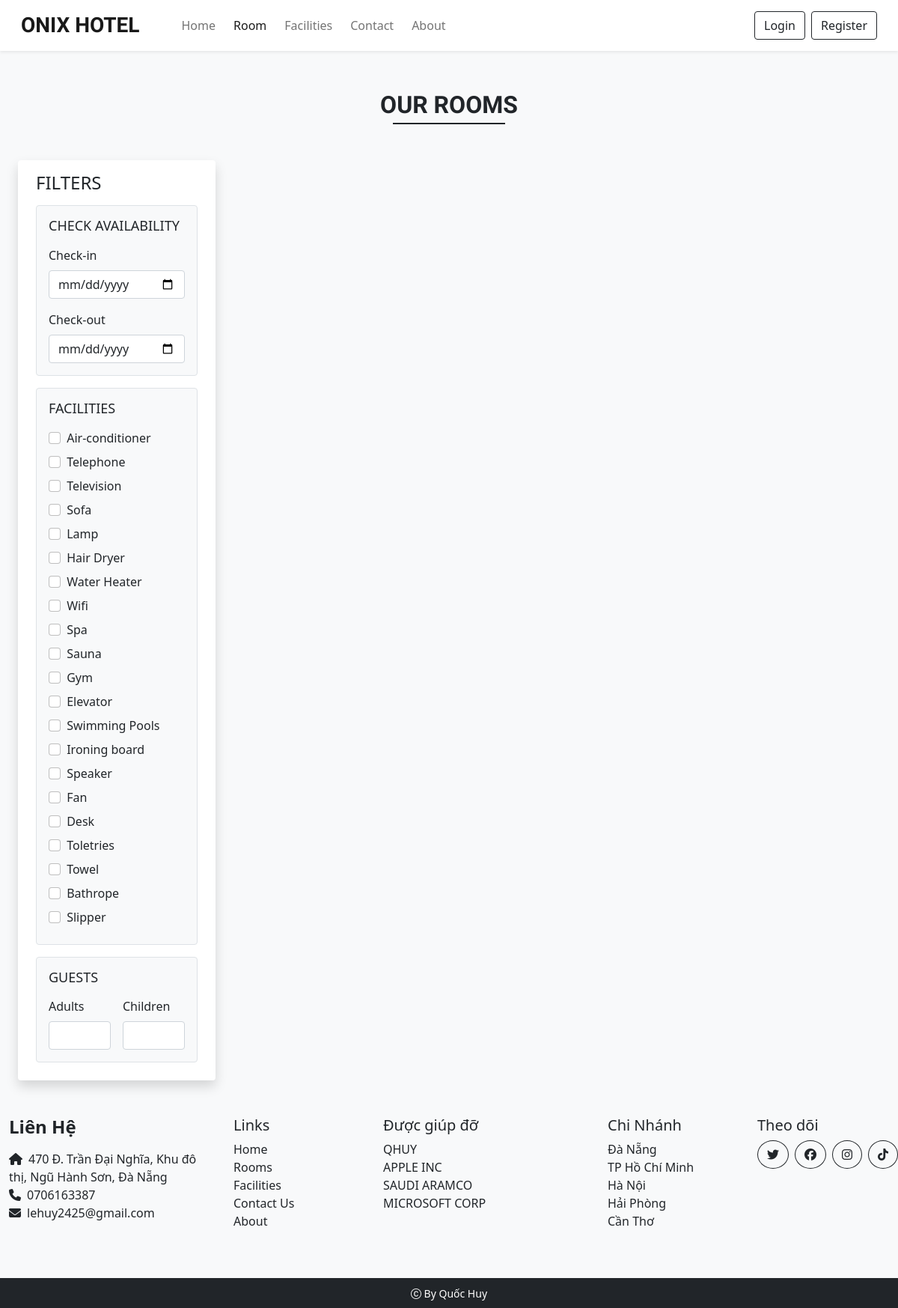
The page /rooms.php on the database its author committed.
### tables this page shows
CREATE TABLE `settings` (
  `no` int(11) NOT NULL,
  `site_title` varchar(255) NOT NULL,
  `site_about` varchar(255) NOT NULL,
  `shutdown` tinyint(1) NOT NULL
);

CREATE TABLE `facilities` (
  `id` int(11) NOT NULL,
  `icon` varchar(100) NOT NULL,
  `name` varchar(50) NOT NULL,
  `description` varchar(255) NOT NULL
);

### Admin/inc/dbconfig.php (called while the page is built, shortened)
<?php
        function selectAll($table){
            $conn = $GLOBALS['conn'];
            $sql = "SELECT * FROM $table";
            $result = mysqli_query($conn, $sql);
            return $result;
        }
        function select($sql, $values, $datatypes){
            $conn = $GLOBALS['conn'];
            if($stmt = mysqli_prepare($conn, $sql)){
                mysqli_stmt_bind_param($stmt, $datatypes,...$values);
                if(mysqli_stmt_execute($stmt)){
                    $result = mysqli_stmt_get_result($stmt);
                    return $result;
                }else{
                    mysqli_stmt_close($stmt);
                    die("Query cannot be executed - Select");
                }
            }else{
                die("Query cannot be prepared - Select");
            }
        }
?>

### rooms.php (the view, shortened to what this page needs)
<!DOCTYPE html>
<html lang="en">
<head>
    <?php
            require_once("inc/links.php");
    ?>
    <link rel="stylesheet" href="Css/common.css">
   </head>
<body class="bg-light">
    <?php include("inc/header.php");
        $checkin_default = "";
        $checkout_default = "";
        $adult_default = "";
        $children_default = "";
    ?>
    <div class="my-5 px-4">
        <div class="fw-bold h-font text-center">OUR ROOMS</div>
        <div class="h-line bg-dark"></div>
    </div>
    <div class="container-fluid">
        <div class="row">
            <div class="col-lg-3 col-md-12 mb-lg-0 mb-4 ps-4">
                <nav class="navbar navbar-expand-lg navbar-light bg-white rounded shadow">
                    <div class="container-fluid flex-lg-column align-items-stretch">
                        <h4 class="mt-2">FILTERS</h4>
                        <div class="collapse navbar-collapse flex-column align-items-stretch mt-2" id="filterDropdown">
                            <div class="border bg-light p-3 rounded mb-3">
                                <h5 class="d-flex align-items-center justify-content-between mb-3" style="font-size: 18px;">
                                    <span>CHECK AVAILABILITY</span>
                                </h5>
                                <label class="form-label">Check-in</label>
                                <input type="date" class="form-control shadow-none mb-3" value="<?php echo $checkin_default ?>"  id="checkin" onchange="chk_avail_filter()">
                                <label class="form-label">Check-out</label>
                                <input type="date" class="form-control shadow-none" value="<?php echo $checkout_default ?>" id="checkout" onchange="chk_avail_filter()">
                            </div>
                            <div class="border bg-light p-3 rounded mb-3">
                                <h5 class="d-flex align-items-center justify-content-between mb-3" style="font-size: 18px;">
                                    <span>FACILITIES</span>
                                </h5>
                                <?php
                                    $fac_q = selectAll('facilities');
                                    while($row = mysqli_fetch_assoc($fac_q)){
                                        echo<<<facilities
                                            <div class="mb-2">
                                                <input type="checkbox" onclick="fetch_rooms()" name='facilities' value='$row[id]' id='$row[id]' class="form-check-input shadow-none me-1">
                                                <label class="form-check-label" for="$row[id]">$row[name]</label>
                                            </div>
                                        facilities;
                                    }
                                ?>
                            </div>
                            <div class="border bg-light p-3 rounded mb-3">
                                <h5 class="d-flex align-items-center justify-content-between mb-3" style="font-size: 18px;">
                                    <span>GUESTS</span>
                                </h5>
                                <div class="d-flex">
                                    <div class="me-3">
                                        <label class="form-label">Adults</label>
                                        <input type="number" min="1" id="adults" value="<?php echo $adult_default ?>" oninput="guests_filter()" class="form-control shadow-none">
                                    </div>
                                    <div>
                                        <label class="form-label">Children</label>
                                        <input type="number" min="1" id="children" value="<?php echo $children_default ?>" oninput="guests_filter()" class="form-control shadow-none">
                                    </div>
                                </div>
                            </div>
                        </div>
                    </div>
                </nav>
            </div>
            <div class="col-lg-9 col-md-12 px-4 card1" id="rooms-data">
            </div>
        </div>
    </div>
<?php
include("inc/footer.php");
?>
</body>
</html>

### inc/header.php (shortened to what this page needs)
 <nav id="nav-bar" class="navbar navbar-expand-lg navbar-light bg-white px-lg-3 py-lg2 shadow-sm sticky-top">
  <div class="container-fluid">
    <a class="navbar-brand me-5 fw-bold fs-3 h-font" href="index.php"><?php echo $settings_result['site_title'] ?></a>
    <div class="collapse navbar-collapse" id="navbarSupportedContent">
      <ul class="navbar-nav me-auto mb-2 mb-lg-0">
        <li class="nav-item">
          <a class="nav-link me-2" href="index.php">Home</a>
        </li>
        <li class="nav-item">
          <a class="nav-link me-2" href="rooms.php">Room</a>
        </li>
        <li class="nav-item">
          <a class="nav-link me-2" href="facilities.php">Facilities</a>
        </li>
        <li class="nav-item">
          <a class="nav-link me-2" href="contact.php">Contact</a>
        </li>
        <li class="nav-item">
          <a class="nav-link me-2" href="about.php">About</a>
        </li>
      </ul>
      <div class="d-flex">
        <?php
          if(isset($_SESSION['login']) && $_SESSION['login'] == true){
            $path = USERS_IMG_PATH;
            echo<<<data
              <div class="btn-group">
                <button type="button" class="btn btn-outline-dark shadow-none dropdown-toggle" data-bs-toggle="dropdown" data-bs-display="static" aria-expanded="false">
                  <img src="$path$_SESSION[uPic]" style="width: 25px; height: 25px;" class="me-1 rounded-circle">
                  $_SESSION[uName]
                </button>
                <ul class="dropdown-menu dropdown-menu-lg-end">
                  <li><a class="dropdown-item" href="profile.php">Profile</a></li>
                  <li><a class="dropdown-item" href="bookings.php">Bookings</a></li>
                  <li><a class="dropdown-item" href="logout.php">Logout</a></li>
                </ul>
              </div>
            data;
          }else{
            echo<<<data
              <button type="button" class="btn btn-outline-dark shadow-none me-lg-2 me-3" data-bs-toggle="modal" data-bs-target="#loginModal">
                Login
              </button>
              <button type="button" class="btn btn-outline-dark shadow-none" data-bs-toggle="modal" data-bs-target="#registerModal">
                Register
              </button>
            data;
          }
        ?>
      </div>
    </div>
  </div>
</nav>

### Css/common.css (style rules this page uses)
* { font-family: "Poppins" sans-serif; }
.h-font { font-family: "Merienda", cursive; font-size: xx-large; }
input[type="number"] { -moz-appearance: textfield; }
.h-line { width: 150px; margin: 0 auto; height: 1.7px; }

### rows shown on the page
settings: site_title "ONIX HOTEL"
facilities: name "Air-conditioner"
facilities: name "Telephone"
facilities: name "Television"
facilities: name "Sofa"
facilities: name "Lamp"
facilities: name "Hair Dryer"
facilities: name "Water Heater"
facilities: name "Wifi"
facilities: name "Spa"
facilities: name "Sauna"
facilities: name "Gym"
facilities: name "Elevator"
facilities: name "Swimming Pools"
facilities: name "Ironing board"
facilities: name "Speaker"
facilities: name "Fan"
facilities: name "Desk"
facilities: name "Toletries"
facilities: name "Towel"
facilities: name "Bathrope"
facilities: name "Slipper"
